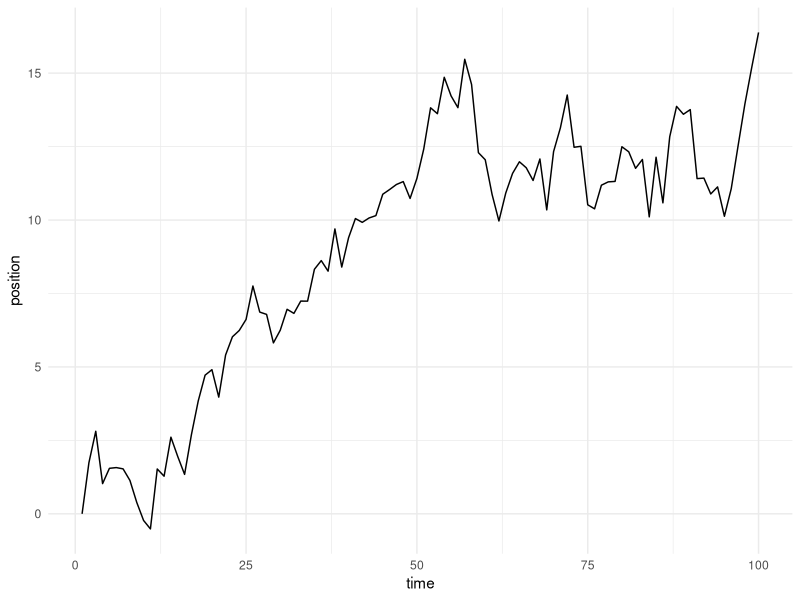
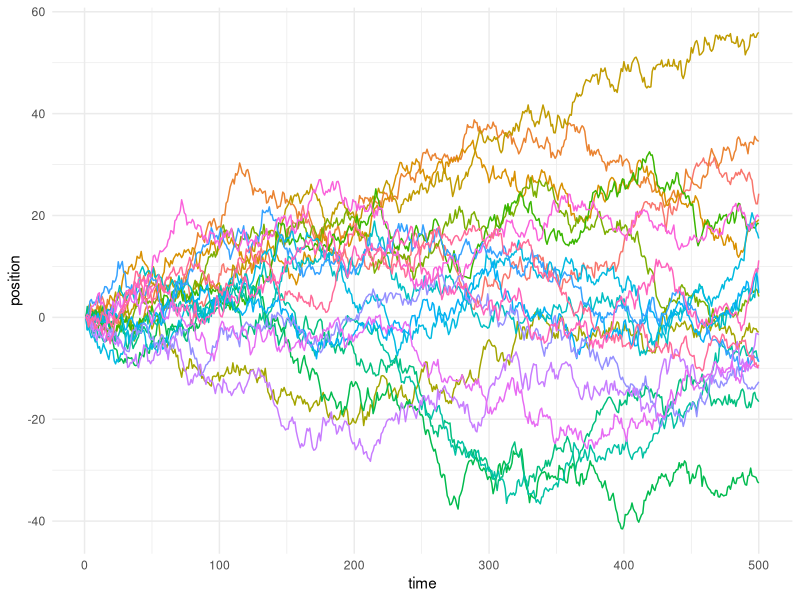

Recreate these plots in R, in order.
## ---- chunk 1
knitr::opts_chunk$set(echo = T, message = F, warning = F, fig.path = "static/rmarkdown-libs", fig.align = 'center')
suppressPackageStartupMessages(library(tidyverse))
## ---- chunk 2
## library(purrr)
## library(magrittr)
## library(ggplot2)

randomly_walk <- function(.ix = c(), n_steps = 100) {
  results <- numeric(n_steps)
  for (i in 1:(n_steps-1)) {
    results[i + 1] <- results[i] + rnorm(1, 0, 1)
  }
  
  return(results)
}

(
  random_walk <- randomly_walk() %>%
    tibble(position = .)
)
## ---- chunk 3
random_walk %>%
  rownames_to_column(var = 'time') %>%
  mutate(time = time %>% as.numeric()) %>%
  ggplot(aes(time, position)) +
  geom_line() +
  theme_minimal()
## ---- chunk 4
n_steps <- 500
n_chains <- 20
twenty_walks <- map(1:n_chains, randomly_walk, n_steps) %>%
  tibble(position = .) %>%
  unnest(cols = c(position)) %>%
  mutate(time = rep(1:n_steps, n_chains),
         walk = map(1:n_chains, rep, n_steps) %>% unlist() %>% as.factor())

twenty_walks %>%
  ggplot(aes(time, position, color = walk)) +
  geom_line() +
  theme_minimal() + 
  theme(legend.position = 'none')
## ---- chunk 5
run_rwmh <- function(n_iters = 1000, island_populations = 1:4) {
  locations <- numeric(n_iters)
  
  ## randomly choose an island to start on
  locations[1] <- sample(island_populations, 1)

  for (i in 1:n_iters) {
    
    ## propose a new island to go to
    proposal_island <- sample(setdiff(island_populations, locations[i]), 1) 
    
    ## if that island has more people, always go
    if (proposal_island > locations[i]) {
      locations[i + 1] <- proposal_island
    } else {
      ## if it has fewer people, flip a coin with probability
      ##   proportional to the ratio of the populations to
      ##   decide whether to go or stay
      acceptance_probability <- proposal_island / locations[i]
      locations[i + 1] <- 
        sample(
          c(proposal_island, locations[i]), 1, 
          prob = c(acceptance_probability, 1 - acceptance_probability)
        )
    }
  }
  return(locations)
}
## ---- chunk 6
run_rwmh(n_iters = 10) %>%
  tibble(island = .) %>%
  group_by(island) %>%
  summarize(days_spent = n(), .groups = 'drop') %>%
  mutate(day_proportion = days_spent / sum(days_spent))
## ---- chunk 7
some_islands <- run_rwmh(n_iters = 10000) %>%
  tibble(island = .) %>%
  group_by(island) %>%
  summarize(days_spent = n(), .groups = 'drop') %>%
  mutate(day_proportion = days_spent / sum(days_spent),
         error_margin = day_proportion - island / sum(island))

mean_error_margin <- mean(some_islands$error_margin)
sd_error_margin <- sd(some_islands$error_margin)
some_islands
## ---- chunk 8
more_islands <- run_rwmh(n_iters = 10000, island_populations = 1:100) %>%
  tibble(island = .) %>%
  group_by(island) %>%
  summarize(days_spent = n(), .groups = 'drop') %>%
  mutate(day_proportion = days_spent / sum(days_spent),
         error_margin = day_proportion - island / sum(island))

mean_error_margin <- mean(more_islands$error_margin)
sd_error_margin <- sd(more_islands$error_margin)
more_islands
